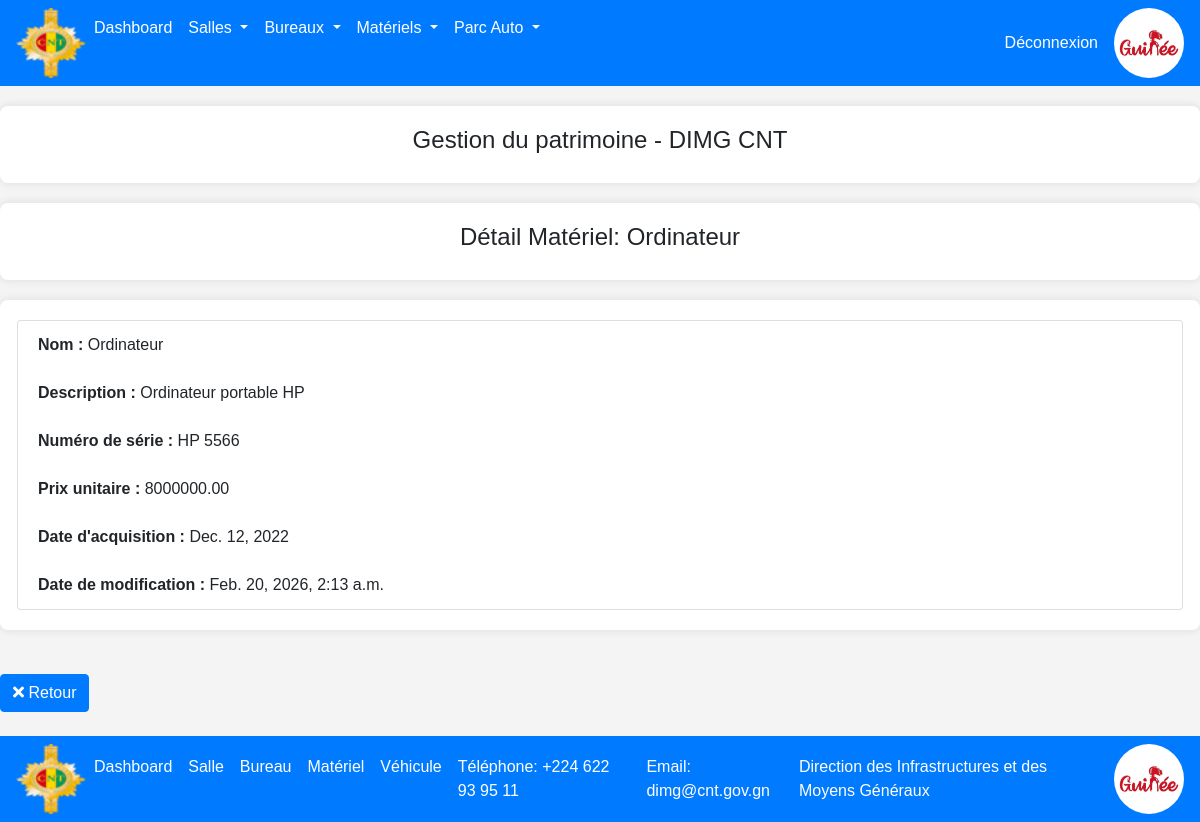
Page /materiels/1/ on the committed database.
### patrimoine/models.py (models this page shows, shortened)
class Materiel(models.Model):
    ETAT_CHOICES = [
        ('bon', 'Bon état'),
        ('moyen', 'État moyen'),
        ('mauvais', 'Mauvais état'),
        ('hs', 'Hors service'),
        ('autre', 'Autre'),
    ]
    salle = models.ForeignKey(
        Salle,
        on_delete=models.CASCADE,
        null=True,
        blank=True,
        related_name='materiels',
        verbose_name="Salle",
        help_text="Salle où se trouve le matériel"
    )
    bureau = models.ForeignKey(
        Bureau,
        on_delete=models.CASCADE,
        null=True,
        blank=True,
        related_name='materiels',
        verbose_name="Bureau",
        help_text="Bureau où se trouve le matériel"
    )
    nom = models.CharField(
        "Nom du matériel",
        max_length=100,
        blank=True,
        default=""
    )
    description = models.TextField(
    "Description",
    blank=True,
    default="",
    help_text="Description détaillée du matériel"
    )
    quantite = models.IntegerField(
        "Quantité",
        default=1,
        validators=[MinValueValidator(0)],
        help_text="Nombre d'unités"
    )
    etat = models.CharField(
        "État",
        max_length=100,
        choices=ETAT_CHOICES,
        default='bon'
    )
    numero_serie = models.CharField(
        "Numéro de série",
        max_length=100,
        blank=True,
        default="",
        help_text="Numéro de série ou d'inventaire"
    )
    date_acquisition = models.DateField(
        "Date d'acquisition",
        null=True,
        blank=True
    )
    prix_unitaire = models.DecimalField(
        "Prix unitaire (GNF)",
        max_digits=10,
        decimal_places=2,
        null=True,
        blank=True,
        validators=[MinValueValidator(0)],
        help_text="Prix d'achat unitaire"
    )
    date_creation = models.DateTimeField(
        "Date de création",
        auto_now_add=True
    )
    date_modification = models.DateTimeField(
        "Date de modification",
        auto_now=True
    )
    class Meta:
        verbose_name = "Matériel"
        verbose_name_plural = "Matériels"
        ordering = ['nom']
        indexes = [
            models.Index(fields=['salle']),
            models.Index(fields=['bureau']),
            models.Index(fields=['etat']),
        ]

### patrimoine/views.py (the view)
# urls.py: path('materiels/<int:pk>/', views.materiel_detail, name='materiel_detail'),
def materiel_detail(request, pk):
    materiel = get_object_or_404(Materiel, pk=pk)
    return render(request, 'materiels/materiel_detail.html', {'materiel': materiel})

### templates/materiels/materiel_detail.html
{% extends 'main.html' %}
{% block content %}
<div class="container">
    <div class="row">
        <div class="box">
            <h4 class="text text-center">Gestion du patrimoine - DIMG CNT</h4>
        </div>
    </div>
</div>
<div class="container">
    <div class="row">
        <div class="box">
            <h4 class="text text-center">Détail Matériel: {{ materiel.nom }}</h4>
        </div>
    </div>
</div>
<div class="container">
    <div class="row">
        <div class="box">
            <ul class="list-group">
                <li class="list-group-item"><strong>Nom :</strong> {{ materiel.nom }}</li>
                <li class="list-group-item"><strong>Description :</strong> {{ materiel.description }}</li>
                <li class="list-group-item"><strong>Numéro de série :</strong> {{ materiel.numero_serie }}</li>
                <li class="list-group-item"><strong>Prix unitaire :</strong> {{ materiel.prix_unitaire }}</li>
                <li class="list-group-item"><strong>Date d'acquisition :</strong> {{ materiel.date_acquisition }}</li>
                <li class="list-group-item"><strong>Date de modification :</strong> {{ materiel.date_modification }}</li>
            </ul>
        </div>
    </div>
</div>
<a href="{% url 'materiel_list' %}" class="btn btn-primary mt-4"><i class="fas fa-times"></i> Retour</a>
<br>
<br>
{% endblock %}

### static/css/style.css (style rules this page uses)
body { font-family: Arial, sans-serif; margin: 0; padding: 0; background-color: #f4f4f4; }
.container { max-width: 1200px; margin: 20px auto; padding: 20px; background-color: #ffffff; border-radius: 8px; box-shadow: 0 0 10px rgba(0, 0, 0, 0.1); }

### rows in the picture
Materiel: nom "Ordinateur", description "Ordinateur portable HP", numero_serie "HP 5566", prix_unitaire "8000000.00", date_acquisition "Dec. 12, 2022", date_modification "Feb. 20, 2026, 2:13 a.m."
